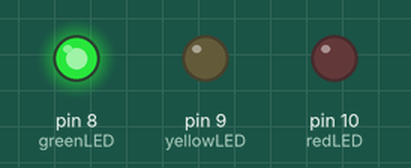
Simulated run of this sketch. Board: Arduino Uno, built with avr-gcc and run on an emulated ATmega328P. On the bench: output pins drawn as LEDs (lit = HIGH).

Above: at 1.0 s.
At 2.2 s:
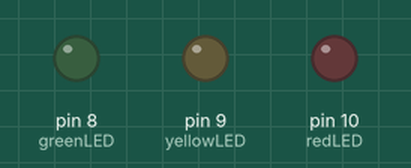
At 2.7 s:
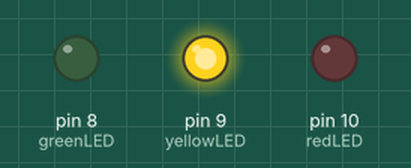
At 4.5 s:
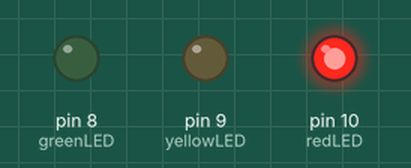
Timing chart, 0 to 6.5 s (numbered marks = the images above):
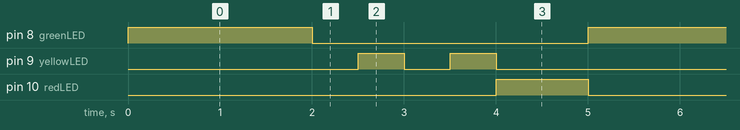

The sketch:

Traffic_Light_Logic.ino
```cpp
int redLED = 10;
int yellowLED = 9;
int greenLED = 8;

void setup()
{
    pinMode(redLED, OUTPUT);
    pinMode(yellowLED, OUTPUT);
    pinMode(greenLED, OUTPUT);
}

void loop()
{
    // Green
    digitalWrite(greenLED, HIGH);
    delay(2000);
    digitalWrite(greenLED, LOW);
    // Yellow
    for (int i = 0; i < 2; i++)
    {
        delay(500);
        digitalWrite(yellowLED, HIGH);
        delay(500);
        digitalWrite(yellowLED, LOW);
    }
    // Red
    digitalWrite(redLED, HIGH);
    delay(1000);
    digitalWrite(redLED, LOW);
}
```

Measured:
- by itself, pin 8 (greenLED): alternates HIGH for 2.0 s and LOW for 3.0 s
- by itself, pin 9 (yellowLED): repeats every 5.0 s: LOW 0.50 s, HIGH 0.50 s, LOW 3.5 s, HIGH 0.50 s
- by itself, pin 10 (redLED): alternates HIGH for 1.0 s and LOW for 4.0 s
